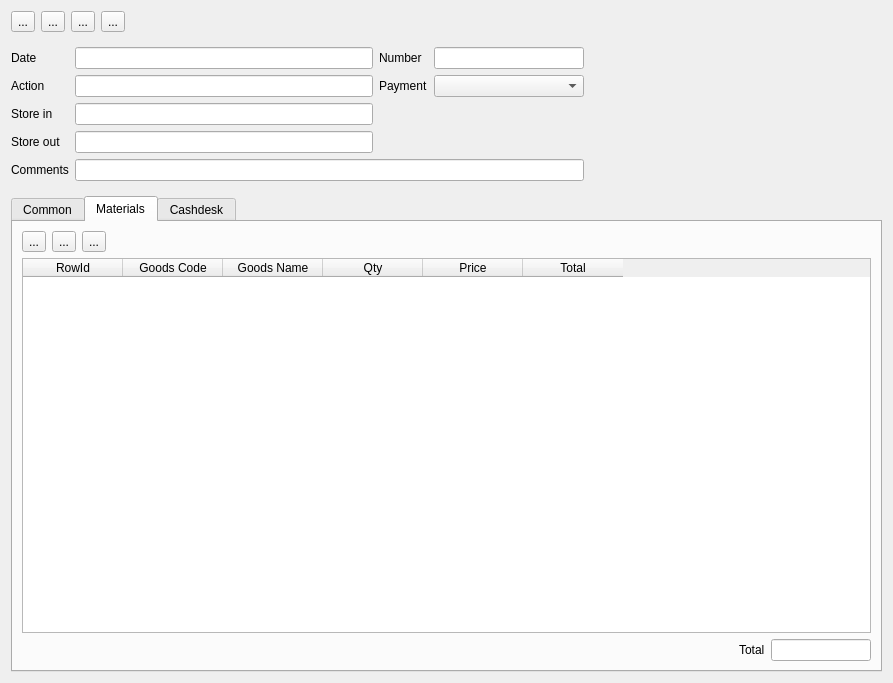
<?xml version="1.0" encoding="UTF-8"?>
<ui version="4.0">
 <class>StoreDoc</class>
 <widget class="QWidget" name="StoreDoc">
  <property name="geometry">
   <rect>
    <x>0</x>
    <y>0</y>
    <width>893</width>
    <height>683</height>
   </rect>
  </property>
  <property name="windowTitle">
   <string>Form</string>
  </property>
  <layout class="QVBoxLayout" name="verticalLayout_2">
   <item>
    <widget class="QWidget" name="widget_4" native="true">
     <layout class="QHBoxLayout" name="horizontalLayout">
      <property name="leftMargin">
       <number>0</number>
      </property>
      <property name="topMargin">
       <number>0</number>
      </property>
      <property name="rightMargin">
       <number>0</number>
      </property>
      <property name="bottomMargin">
       <number>0</number>
      </property>
      <item>
       <widget class="QToolButton" name="btnSaveDoc">
        <property name="text">
         <string>...</string>
        </property>
        <property name="icon">
         <iconset resource="../Resort/res.qrc">
          <normaloff>:/images/save.png</normaloff>:/images/save.png</iconset>
        </property>
        <property name="iconSize">
         <size>
          <width>24</width>
          <height>24</height>
         </size>
        </property>
       </widget>
      </item>
      <item>
       <widget class="QToolButton" name="btnDraftDoc">
        <property name="text">
         <string>...</string>
        </property>
        <property name="icon">
         <iconset resource="../Resort/res.qrc">
          <normaloff>:/images/draft.png</normaloff>:/images/draft.png</iconset>
        </property>
        <property name="iconSize">
         <size>
          <width>24</width>
          <height>24</height>
         </size>
        </property>
       </widget>
      </item>
      <item>
       <widget class="QToolButton" name="btnPrintDoc">
        <property name="text">
         <string>...</string>
        </property>
        <property name="icon">
         <iconset resource="../Resort/res.qrc">
          <normaloff>:/images/printer.png</normaloff>:/images/printer.png</iconset>
        </property>
        <property name="iconSize">
         <size>
          <width>24</width>
          <height>24</height>
         </size>
        </property>
       </widget>
      </item>
      <item>
       <widget class="QToolButton" name="btnRemoveDoc">
        <property name="text">
         <string>...</string>
        </property>
        <property name="icon">
         <iconset resource="../Resort/res.qrc">
          <normaloff>:/images/garbage.png</normaloff>:/images/garbage.png</iconset>
        </property>
        <property name="iconSize">
         <size>
          <width>24</width>
          <height>24</height>
         </size>
        </property>
       </widget>
      </item>
      <item>
       <spacer name="horizontalSpacer_4">
        <property name="orientation">
         <enum>Qt::Horizontal</enum>
        </property>
        <property name="sizeHint" stdset="0">
         <size>
          <width>761</width>
          <height>20</height>
         </size>
        </property>
       </spacer>
      </item>
     </layout>
    </widget>
   </item>
   <item>
    <widget class="QWidget" name="widget" native="true">
     <layout class="QVBoxLayout" name="verticalLayout">
      <property name="leftMargin">
       <number>0</number>
      </property>
      <property name="topMargin">
       <number>0</number>
      </property>
      <property name="rightMargin">
       <number>0</number>
      </property>
      <property name="bottomMargin">
       <number>0</number>
      </property>
      <item>
       <widget class="QWidget" name="wCommon" native="true">
        <layout class="QGridLayout" name="gridLayout_2">
         <property name="leftMargin">
          <number>0</number>
         </property>
         <property name="rightMargin">
          <number>0</number>
         </property>
         <item row="0" column="1">
          <widget class="EDateEdit" name="deDate"/>
         </item>
         <item row="3" column="0">
          <widget class="QLabel" name="lbStoreout">
           <property name="text">
            <string>Store out</string>
           </property>
          </widget>
         </item>
         <item row="2" column="0">
          <widget class="QLabel" name="lbStorein">
           <property name="text">
            <string>Store in</string>
           </property>
          </widget>
         </item>
         <item row="0" column="3">
          <widget class="EQLineEdit" name="leDocNumber">
           <property name="maximumSize">
            <size>
             <width>150</width>
             <height>16777215</height>
            </size>
           </property>
           <property name="readOnly">
            <bool>true</bool>
           </property>
          </widget>
         </item>
         <item row="0" column="6">
          <spacer name="horizontalSpacer">
           <property name="orientation">
            <enum>Qt::Horizontal</enum>
           </property>
           <property name="sizeHint" stdset="0">
            <size>
             <width>40</width>
             <height>20</height>
            </size>
           </property>
          </spacer>
         </item>
         <item row="0" column="2">
          <widget class="QLabel" name="label_2">
           <property name="text">
            <string>Number</string>
           </property>
          </widget>
         </item>
         <item row="1" column="1">
          <widget class="EQLineEdit" name="leAction">
           <property name="EnableHiddenText" stdset="0">
            <bool>true</bool>
           </property>
          </widget>
         </item>
         <item row="1" column="0">
          <widget class="QLabel" name="label_3">
           <property name="text">
            <string>Action</string>
           </property>
          </widget>
         </item>
         <item row="0" column="0">
          <widget class="QLabel" name="label">
           <property name="text">
            <string>Date</string>
           </property>
          </widget>
         </item>
         <item row="4" column="0">
          <widget class="QLabel" name="label_7">
           <property name="text">
            <string>Comments</string>
           </property>
          </widget>
         </item>
         <item row="4" column="1" colspan="3">
          <widget class="EQLineEdit" name="leComments"/>
         </item>
         <item row="2" column="1">
          <widget class="EQLineEdit" name="leStore">
           <property name="minimumSize">
            <size>
             <width>200</width>
             <height>0</height>
            </size>
           </property>
           <property name="EnableHiddenText" stdset="0">
            <bool>true</bool>
           </property>
          </widget>
         </item>
         <item row="3" column="1">
          <widget class="EQLineEdit" name="leStoreout">
           <property name="minimumSize">
            <size>
             <width>200</width>
             <height>0</height>
            </size>
           </property>
           <property name="EnableHiddenText" stdset="0">
            <bool>true</bool>
           </property>
          </widget>
         </item>
         <item row="1" column="2">
          <widget class="QLabel" name="label_10">
           <property name="text">
            <string>Payment</string>
           </property>
          </widget>
         </item>
         <item row="1" column="3">
          <widget class="EQComboBox" name="cbPayment">
           <property name="Cache" stdset="0">
            <number>108</number>
           </property>
          </widget>
         </item>
        </layout>
       </widget>
      </item>
      <item>
       <widget class="QTabWidget" name="tabWidget">
        <property name="currentIndex">
         <number>1</number>
        </property>
        <widget class="QWidget" name="tabCommon">
         <attribute name="title">
          <string>Common</string>
         </attribute>
         <layout class="QGridLayout" name="gridLayout">
          <item row="2" column="5">
           <spacer name="horizontalSpacer_2">
            <property name="orientation">
             <enum>Qt::Horizontal</enum>
            </property>
            <property name="sizeHint" stdset="0">
             <size>
              <width>40</width>
              <height>20</height>
             </size>
            </property>
           </spacer>
          </item>
          <item row="3" column="0">
           <widget class="QLabel" name="label_6">
            <property name="text">
             <string>Invoice date</string>
            </property>
           </widget>
          </item>
          <item row="3" column="1">
           <widget class="EDateEdit" name="deInvoiceDate">
            <property name="maximumSize">
             <size>
              <width>100</width>
              <height>16777215</height>
             </size>
            </property>
           </widget>
          </item>
          <item row="2" column="1">
           <widget class="EQLineEdit" name="leInvoiceNo">
            <property name="minimumSize">
             <size>
              <width>100</width>
              <height>0</height>
             </size>
            </property>
            <property name="maximumSize">
             <size>
              <width>25552</width>
              <height>16777215</height>
             </size>
            </property>
           </widget>
          </item>
          <item row="2" column="0">
           <widget class="QLabel" name="label_5">
            <property name="text">
             <string>Invoice number</string>
            </property>
           </widget>
          </item>
          <item row="5" column="1">
           <spacer name="verticalSpacer">
            <property name="orientation">
             <enum>Qt::Vertical</enum>
            </property>
            <property name="sizeHint" stdset="0">
             <size>
              <width>20</width>
              <height>330</height>
             </size>
            </property>
           </spacer>
          </item>
          <item row="0" column="0">
           <widget class="QLabel" name="label_4">
            <property name="text">
             <string>Partner code</string>
            </property>
           </widget>
          </item>
          <item row="0" column="1">
           <widget class="EQLineEdit" name="lePartnerCode">
            <property name="minimumSize">
             <size>
              <width>0</width>
              <height>0</height>
             </size>
            </property>
            <property name="maximumSize">
             <size>
              <width>100</width>
              <height>16777215</height>
             </size>
            </property>
           </widget>
          </item>
          <item row="1" column="1">
           <widget class="EQLineEdit" name="lePartnerName">
            <property name="minimumSize">
             <size>
              <width>300</width>
              <height>0</height>
             </size>
            </property>
           </widget>
          </item>
          <item row="1" column="0">
           <widget class="QLabel" name="label_8">
            <property name="text">
             <string>Partner name</string>
            </property>
           </widget>
          </item>
         </layout>
        </widget>
        <widget class="QWidget" name="tabMaterials">
         <attribute name="title">
          <string>Materials</string>
         </attribute>
         <layout class="QVBoxLayout" name="verticalLayout_3">
          <item>
           <widget class="QWidget" name="wGoodsOps" native="true">
            <layout class="QHBoxLayout" name="horizontalLayout_2">
             <property name="leftMargin">
              <number>0</number>
             </property>
             <property name="topMargin">
              <number>0</number>
             </property>
             <property name="rightMargin">
              <number>0</number>
             </property>
             <property name="bottomMargin">
              <number>0</number>
             </property>
             <item>
              <widget class="QToolButton" name="btnAddMaterial">
               <property name="text">
                <string>...</string>
               </property>
               <property name="icon">
                <iconset resource="../Resort/res.qrc">
                 <normaloff>:/images/add.png</normaloff>:/images/add.png</iconset>
               </property>
              </widget>
             </item>
             <item>
              <widget class="QToolButton" name="btnRemoveMaterial">
               <property name="text">
                <string>...</string>
               </property>
               <property name="icon">
                <iconset resource="../Resort/res.qrc">
                 <normaloff>:/images/cancel.png</normaloff>:/images/cancel.png</iconset>
               </property>
              </widget>
             </item>
             <item>
              <widget class="QToolButton" name="btnNewMaterial">
               <property name="text">
                <string>...</string>
               </property>
               <property name="icon">
                <iconset resource="../Resort/res.qrc">
                 <normaloff>:/images/new.png</normaloff>:/images/new.png</iconset>
               </property>
              </widget>
             </item>
             <item>
              <spacer name="horizontalSpacer_3">
               <property name="orientation">
                <enum>Qt::Horizontal</enum>
               </property>
               <property name="sizeHint" stdset="0">
                <size>
                 <width>761</width>
                 <height>20</height>
                </size>
               </property>
              </spacer>
             </item>
            </layout>
           </widget>
          </item>
          <item>
           <widget class="EQTableWidget" name="tblGoods">
            <property name="editTriggers">
             <set>QAbstractItemView::NoEditTriggers</set>
            </property>
            <property name="selectionMode">
             <enum>QAbstractItemView::SingleSelection</enum>
            </property>
            <property name="selectionBehavior">
             <enum>QAbstractItemView::SelectRows</enum>
            </property>
            <column>
             <property name="text">
              <string>RowId</string>
             </property>
            </column>
            <column>
             <property name="text">
              <string>Goods Code</string>
             </property>
            </column>
            <column>
             <property name="text">
              <string>Goods Name</string>
             </property>
            </column>
            <column>
             <property name="text">
              <string>Qty</string>
             </property>
            </column>
            <column>
             <property name="text">
              <string>Price</string>
             </property>
            </column>
            <column>
             <property name="text">
              <string>Total</string>
             </property>
            </column>
           </widget>
          </item>
          <item>
           <widget class="QWidget" name="widget_5" native="true">
            <layout class="QHBoxLayout" name="horizontalLayout_3">
             <property name="leftMargin">
              <number>0</number>
             </property>
             <property name="topMargin">
              <number>0</number>
             </property>
             <property name="rightMargin">
              <number>0</number>
             </property>
             <property name="bottomMargin">
              <number>0</number>
             </property>
             <item>
              <spacer name="horizontalSpacer_5">
               <property name="orientation">
                <enum>Qt::Horizontal</enum>
               </property>
               <property name="sizeHint" stdset="0">
                <size>
                 <width>712</width>
                 <height>20</height>
                </size>
               </property>
              </spacer>
             </item>
             <item>
              <widget class="QLabel" name="label_9">
               <property name="text">
                <string>Total</string>
               </property>
              </widget>
             </item>
             <item>
              <widget class="EQLineEdit" name="leTotal">
               <property name="maximumSize">
                <size>
                 <width>100</width>
                 <height>16777215</height>
                </size>
               </property>
               <property name="readOnly">
                <bool>true</bool>
               </property>
              </widget>
             </item>
            </layout>
           </widget>
          </item>
         </layout>
        </widget>
        <widget class="QWidget" name="tab">
         <attribute name="title">
          <string>Cashdesk</string>
         </attribute>
         <layout class="QHBoxLayout" name="horizontalLayout_4">
          <item>
           <widget class="WCashEntry" name="wAcc" native="true"/>
          </item>
         </layout>
        </widget>
       </widget>
      </item>
     </layout>
    </widget>
   </item>
  </layout>
 </widget>
 <customwidgets>
  <customwidget>
   <class>EQLineEdit</class>
   <extends>QLineEdit</extends>
   <header location="global">eqlineedit.h</header>
   <slots>
    <signal>customButtonClicked(bool)</signal>
   </slots>
  </customwidget>
  <customwidget>
   <class>EDateEdit</class>
   <extends>QLineEdit</extends>
   <header location="global">edateedit.h</header>
  </customwidget>
  <customwidget>
   <class>EQTableWidget</class>
   <extends>QTableWidget</extends>
   <header location="global">eqtablewidget.h</header>
  </customwidget>
  <customwidget>
   <class>EQComboBox</class>
   <extends>QComboBox</extends>
   <header location="global">eqcombobox.h</header>
  </customwidget>
  <customwidget>
   <class>WCashEntry</class>
   <extends>QWidget</extends>
   <header location="global">wcashentry.h</header>
   <container>1</container>
  </customwidget>
 </customwidgets>
 <resources>
  <include location="../Resort/res.qrc"/>
 </resources>
 <connections/>
</ui>
